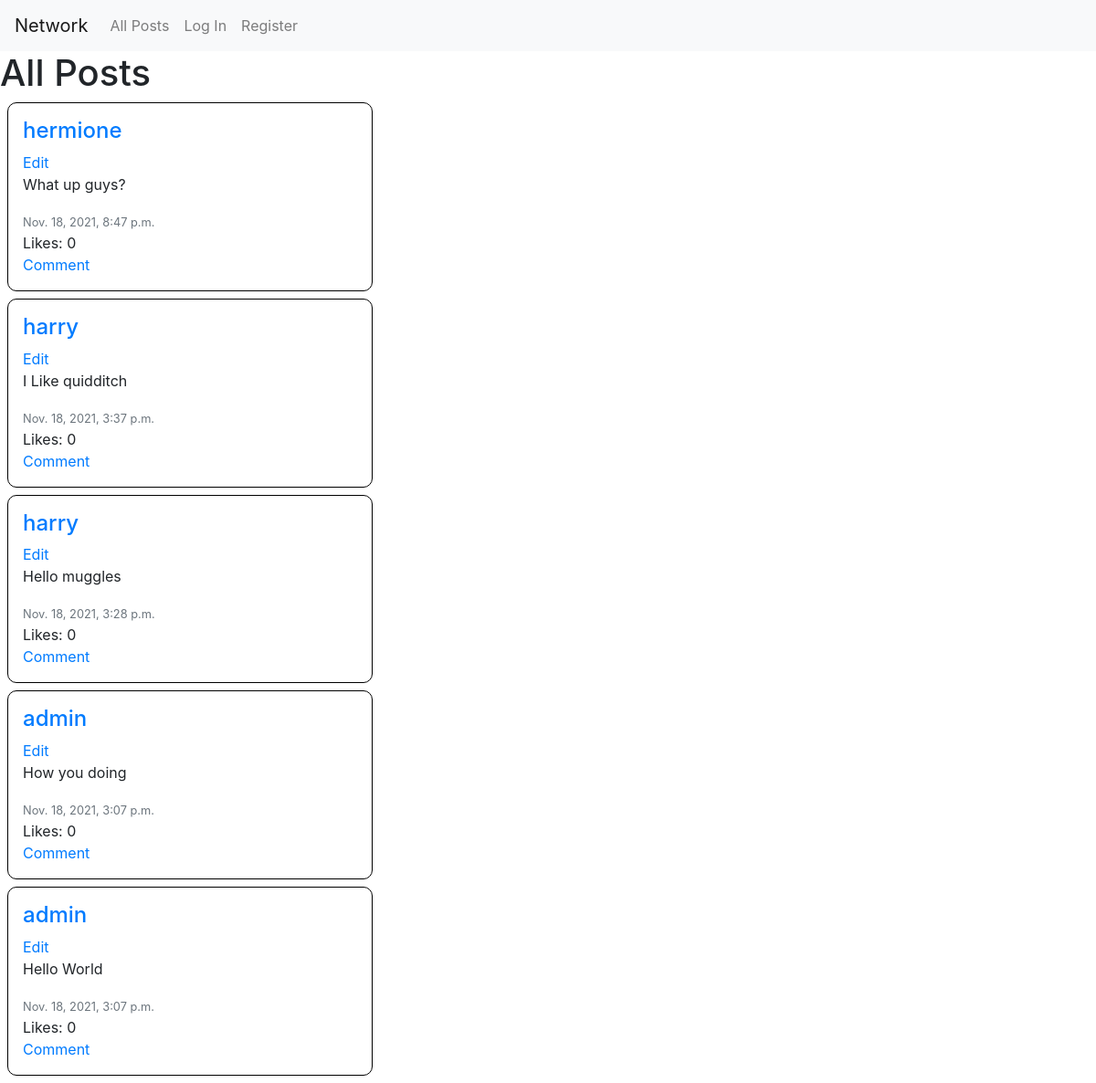
The app's page /, older data.
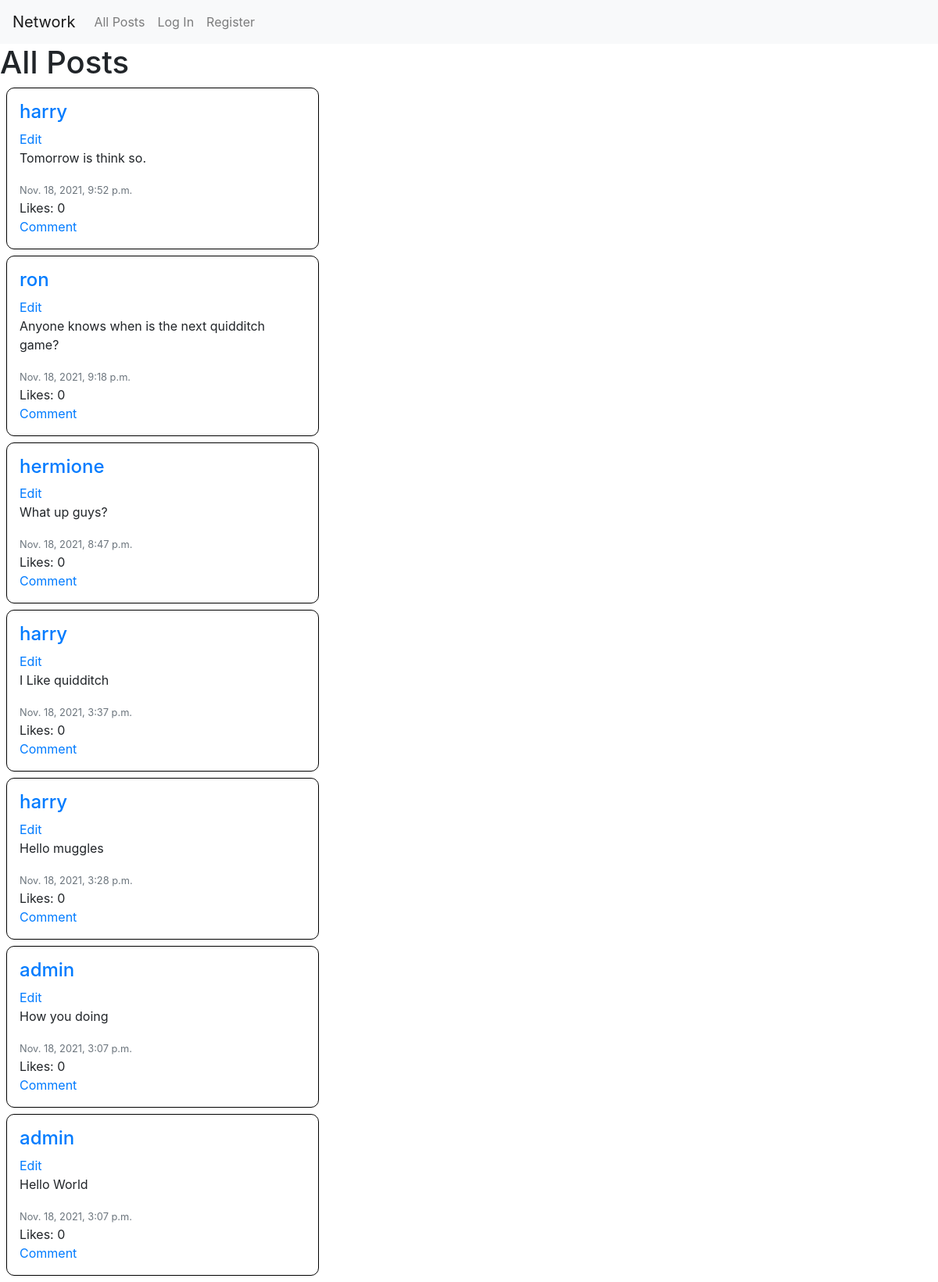
The same page, newer data.
### network/models.py (models this page shows)
class Post(models.Model):
    creator = models.ForeignKey(User, on_delete=models.CASCADE)
    message = models.CharField(max_length=128)
    timestamp = models.DateTimeField(auto_now_add=True)
    likes = models.IntegerField(default=0)

class User(AbstractUser):
    followers = models.IntegerField(default=0)
    following = models.IntegerField(default=0)

### network/views.py (the view)
# urls.py: path("", views.index, name="index"),
def index(request):
    posts = Post.objects.all().order_by('-timestamp')
    return render(request, "network/index.html", {'posts': posts})

### network/templates/network/index.html (shortened to what this page needs)
{% extends "network/layout.html" %}
{% load static %}
{% block body %}
    <h1>All Posts</h1>
    <div id="posts">
        {% for post in posts %}
        <div class="post  p-3 m-2 col-lg-4 col-sm-6">
            <a href="{% url 'show_profile' post.creator.id %}"><h4>{{ post.creator }}</h4></a>
            <a href="#">Edit</a>
            <p>{{ post.message }}</p>
            <small class='text-secondary'>{{ post.timestamp }}</small>
            <br>
            <span>Likes: {{post.likes }}</span> <br>
            <a href="#">Comment</a>
        </div>
        {% endfor %}
    </div>
{% endblock %}

### network/templates/network/layout.html (shortened to what this page needs)
{% load static %}
<!DOCTYPE html>
<html lang="en">
    <head>
        <link rel="stylesheet" href="https://stackpath.bootstrapcdn.com/bootstrap/4.4.1/css/bootstrap.min.css">
        <link href="{% static 'network/styles.css' %}" rel="stylesheet">
    </head>
    <body>
        <nav class="navbar navbar-expand-sm navbar-light bg-light">
            <a class="navbar-brand" href="/">Network</a>
            <div>
              <ul class="navbar-nav mr-auto">
                <li class="nav-item">
                  <a class="nav-link" href="{% url 'index' %}">All Posts</a>
                </li>
                {% if user.is_authenticated %}
                    <li class="nav-item">
                        <a class="nav-link" href="{% url 'show_following' %}">Following</a>
                    </li>
                    <li class="nav-item">
                        <a class="nav-link" href="{% url 'logout' %}">Log Out</a>
                    </li>
                {% else %}
                    <li class="nav-item">
                        <a class="nav-link" href="{% url 'login' %}">Log In</a>
                    </li>
                    <li class="nav-item">
                        <a class="nav-link" href="{% url 'register' %}">Register</a>
                    </li>
                {% endif %}
              </ul>
            </div>
          </nav>
        <div class="body">
            {% block body %}
            {% endblock %}
        </div>
    </body>
</html>

### network/static/network/styles.css (style rules this page uses)
.post { border: 1px solid black; border-radius: 10px; }

Row changes from the older to the newer data that the page shows:
added Post: creator "harry", message "Tomorrow is think so.", timestamp "Nov. 18, 2021, 9:52 p.m.", likes "0"
added Post: creator "ron", message "Anyone knows when is the next quidditch game?", timestamp "Nov. 18, 2021, 9:18 p.m.", likes "0"
